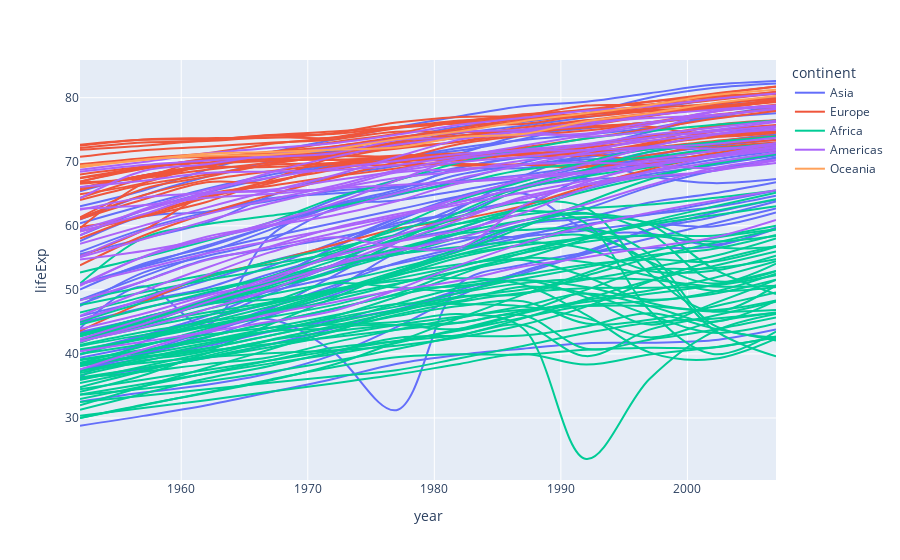

Notebook code for this chart:
### Code cell
# Line chart

fig = px.line(gap, x="year", y="lifeExp", color="continent", line_group="country", hover_name="country",
        line_shape="spline", render_mode="svg")
fig.show()
